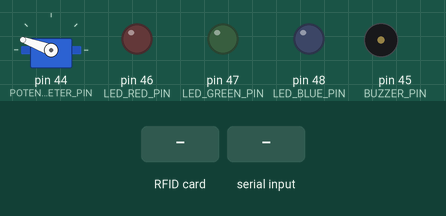
Recording of a sketch running on a simulated Arduino Mega 2560, built with avr-gcc and run on an emulated ATmega2560. Shown: servo, output pins drawn as LEDs (lit = HIGH), buzzer (waves = sounding). Inputs (shaded band) come from the test bench. Pins used as bus, display or sensor lines are not drawn; what the sketch prints to the serial monitor is not drawn.

Above: at 1.2 s.
1.3 s: RFID card F3 BF 30 11 held to the reader
At 3.0 s:
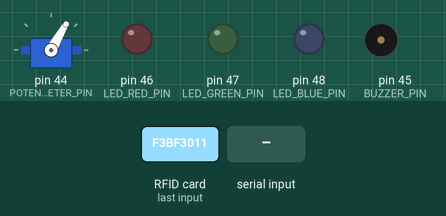
8.8 s: byte 3 (3) received over Serial
At 11.1 s:
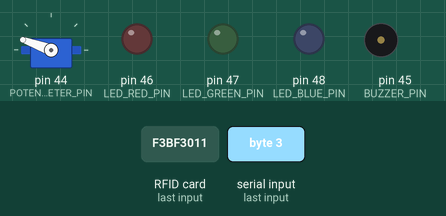
11.8 s: RFID card 5E 7A 19 C4 held to the reader
At 12.2 s:
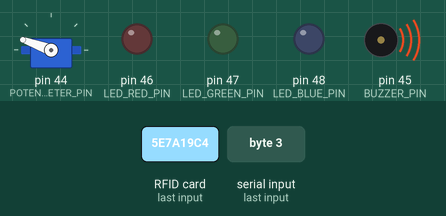
Timing chart, 0 to 14.8 s (numbered marks = the images above; inputs shaded):
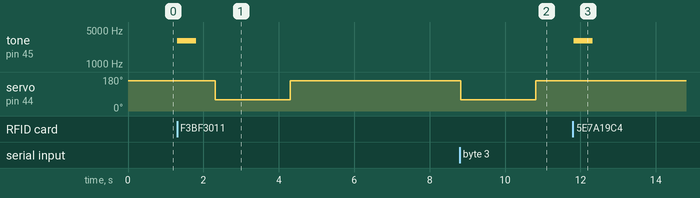

Measured:
- after the input at 1.3 s, tone on pin 45 (BUZZER_PIN): silent → 3000 Hz at once, → silent 0.50 s later; servo on pin 44 (POTENCIOMETER_PIN): 160° → 60° after 1.0 s, → 160° 2.0 s later
- after the input at 8.8 s, servo on pin 44 (POTENCIOMETER_PIN): 160° → 60° at once, → 160° 2.0 s later
- after the input at 11.8 s, tone on pin 45 (BUZZER_PIN): silent → 3000 Hz at once, → silent 0.50 s later

The sketch:

board_2.ino
```cpp
#include <SPI.h>
#include <MFRC522.h>
#include <Streaming.h>
#include <Vector.h>
#include <Servo.h>

#define POTENCIOMETER_PIN 44
#define OPEN_DOOR_TIME 2000  // ms

#define BUZZER_PIN 45
#define BUZZER_DURATION 500  // ms
#define BUZZER_TONE 3000     // Khz

#define LED_DELAY 500
#define LED_GREEN_PIN 47
#define LED_RED_PIN 46
#define LED_BLUE_PIN 48

#define TEMPERATURE_SENSOR_PIN A0

#define ASCII_0 48
#define ASCII_1 49
#define ASCII_2 50
#define ASCII_3 51

#define MAX_REGISTERED_CARDS 10

#define RST_PIN 9                  // Reset pin for RC522
#define SS_PIN 53                  // Slave select pin for RC522
#define LED_PIN_VALID 23           // Pin connected to the valid access LED
#define LED_PIN_ERROR 30           // Pin connected to the error LED
MFRC522 mfrc522(SS_PIN, RST_PIN);  // Create MFRC522 instance

String storage_array[MAX_REGISTERED_CARDS];

Vector<String> registeredCards;

enum state {
  Add_card,
  Remove_card,
  Reading
};

state currentState = Reading;

int incomingData = -1;

Servo servo;

enum digitalWrite {
  Access_granted,
  Access_denied,
  Card_edited,
  Open_door
};

void setup() {
  Serial.begin(9600);  // Start serial communication for debugging
  SPI.begin();         // Initialize SPI bus
  mfrc522.PCD_Init();  // Initialize the MFRC522
  registeredCards.setStorage(storage_array);
  Serial.println("Place a card to verify access permissions");

  servo.attach(POTENCIOMETER_PIN);

  pinMode(LED_GREEN_PIN, OUTPUT);
  pinMode(LED_RED_PIN, OUTPUT);
  pinMode(LED_BLUE_PIN, OUTPUT);
  pinMode(BUZZER_PIN, OUTPUT);

  // Default access granted card
  registeredCards.push_back("F3BF3011");

  closeDoor();
}

void loop() {
  checkCardActions();
  rfidModule();
}


void rfidModule() {
  if (mfrc522.PICC_IsNewCardPresent() && mfrc522.PICC_ReadCardSerial()) {
    // Create sound
    tone(BUZZER_PIN, BUZZER_TONE);
    delay(BUZZER_DURATION);
    noTone(BUZZER_PIN);

    // Extract the UID from the card
    String uidStr = "";
    for (byte i = 0; i < mfrc522.uid.size; i++) {
      uidStr += (mfrc522.uid.uidByte[i] < 0x10 ? "0" : "") + String(mfrc522.uid.uidByte[i], HEX);
    }
    uidStr.toUpperCase();  // Convert UID to uppercase to match the UID strings

    Serial.print("Card UID: ");
    Serial.println(uidStr);

    switch (currentState) {
      case Reading:
        Serial.println("Card read");
        // Check if the UID matches one of the allowed UIDs
        if (isCardRegistered(uidStr)) {
          acceptedCardLed();
          Serial.println("Card is valid and has permissions");

          openAndCloseDoor();

          Serial.write(Access_granted);
        } else {
          Serial.println("Card does not have permissions");
          deniedCardLed();
          Serial.write(Access_denied);
        }
        break;
      case Add_card:
        actionCardLed();
        Serial.println("New card added");
        registeredCards.push_back(uidStr);
        currentState = Reading;
        Serial.write(Card_edited);
        break;
      case Remove_card:
        actionCardLed();
        Serial.println("Card deleted");
        removeCard(uidStr);
        currentState = Reading;
        Serial.write(Card_edited);
        break;
    }


    mfrc522.PICC_HaltA();  // Halt PICC
  }
}

void openAndCloseDoor() {
  openDoor();
  delay(OPEN_DOOR_TIME);
  closeDoor();
}

void closeDoor() {
  servo.write(160);
}

void openDoor() {
  servo.write(60);
}

void acceptedCardLed() {
  digitalWrite(LED_RED_PIN, 0);
  digitalWrite(LED_GREEN_PIN, 255);
  digitalWrite(LED_BLUE_PIN, 0);

  delay(LED_DELAY);

  resetLed();
}

void deniedCardLed() {
  digitalWrite(LED_RED_PIN, 255);
  digitalWrite(LED_GREEN_PIN, 0);
  digitalWrite(LED_BLUE_PIN, 0);

  delay(LED_DELAY);

  resetLed();
}

void actionCardLed() {
  digitalWrite(LED_RED_PIN, 0);
  digitalWrite(LED_GREEN_PIN, 0);
  digitalWrite(LED_BLUE_PIN, 255);

  delay(LED_DELAY);

  resetLed();
}

void resetLed() {
  digitalWrite(LED_RED_PIN, 0);
  digitalWrite(LED_GREEN_PIN, 0);
  digitalWrite(LED_BLUE_PIN, 0);
}

void removeCard(String uid) {
  for (int i = 0; i < registeredCards.size(); i++) {
    if (registeredCards[i] == uid) {
      registeredCards.remove(i);
    }
  }
}

void checkCardActions() {
  if (Serial.available() > 0) {
    incomingData = Serial.read();

    Serial.print("Mensaje capturado: ");
    Serial.println(incomingData);

    // 0: Add new card
    // 1: Remove card
    // 2: Cancel action
    // 3: Open door
    switch (incomingData) {
      case 0:
      case ASCII_0:
        Serial.println("Add card");
        currentState = Add_card;
        break;
      case 1:
      case ASCII_1:
        Serial.println("Remove card");
        currentState = Remove_card;
        break;
      case 2:
      case ASCII_2:
        Serial.println("Cancel action");
        currentState = Reading;
        break;
      case 3:
      case ASCII_3:
        Serial.println("Door opened");
        openAndCloseDoor();
        break;
    }
  }
}

bool isCardRegistered(String id) {
  bool isRegistered = false;

  for (String registeredId : registeredCards) {
    if (registeredId == id) {
      isRegistered = true;
    }
  }

  return isRegistered;
}
```
